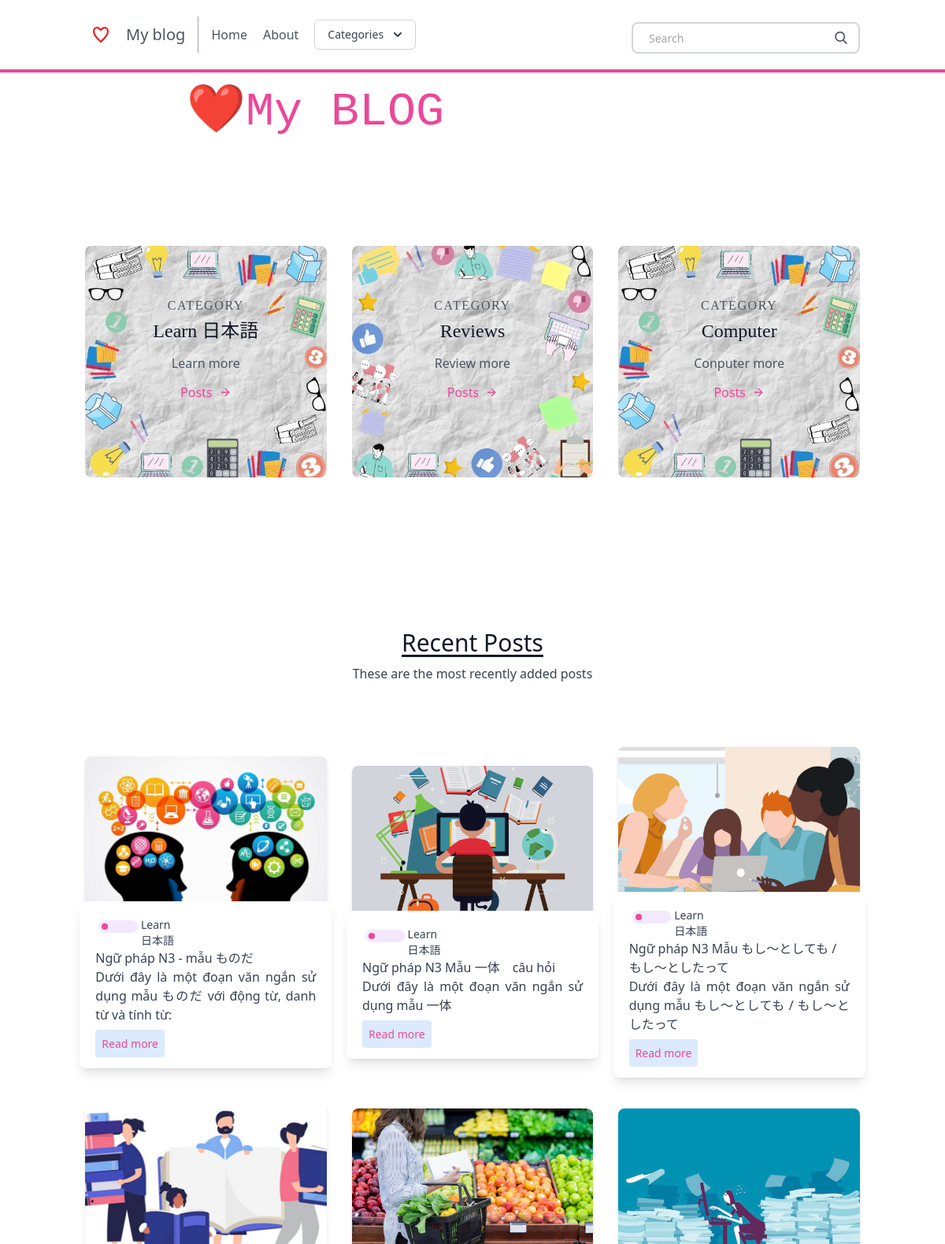
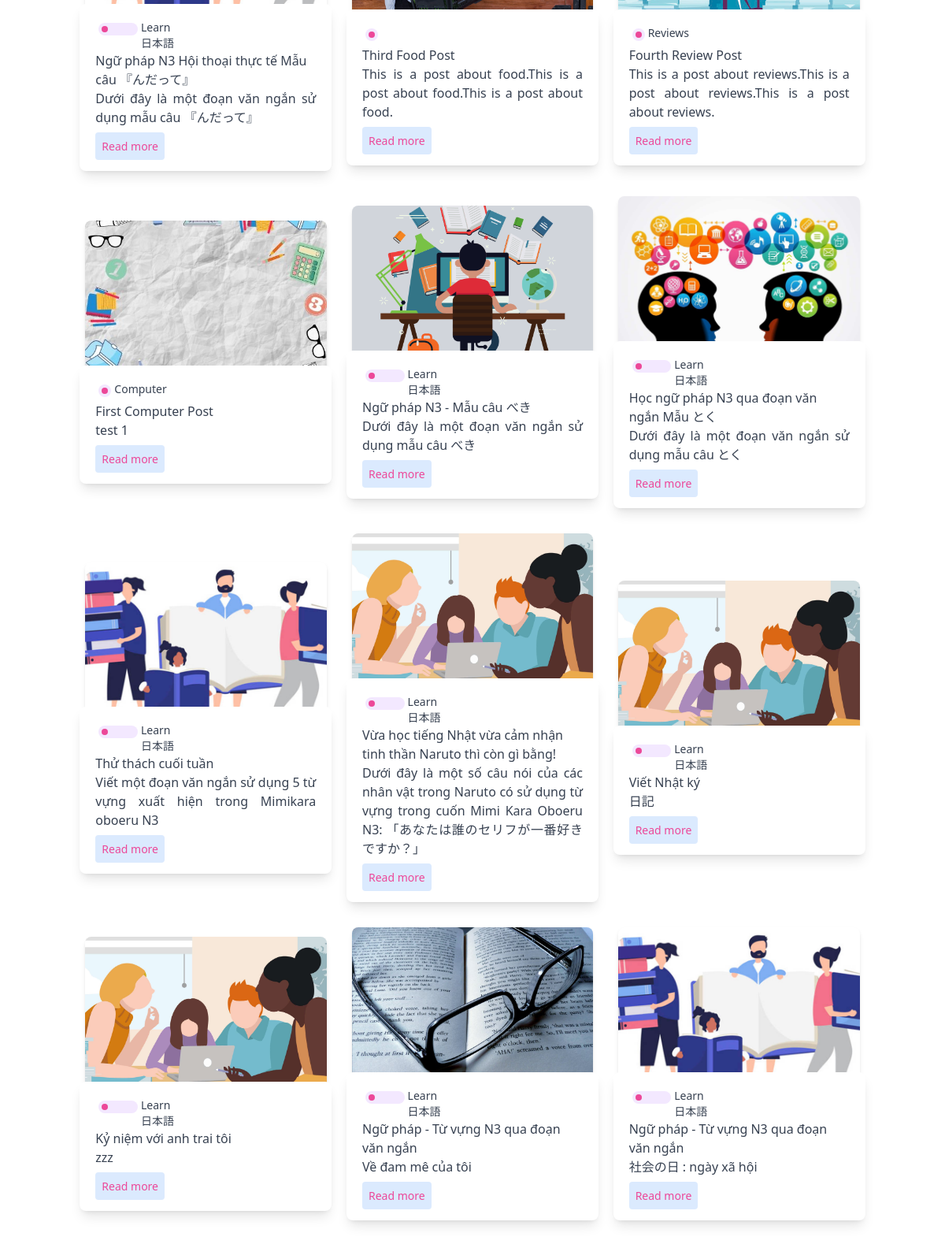
The page / (upper part) on the database its author committed (2 pictures, top to bottom).
### posts/models.py (models this page shows, shortened)
class Category(models.Model):
    title = models.CharField(max_length=20)
    subtitle = models.CharField(max_length=20)
    slug = models.SlugField()
    thumbnail = models.ImageField()

class Post(models.Model):
    title = models.CharField(max_length=100)
    slug = models.SlugField()
    overview = models.TextField()
    timestamp = models.DateTimeField(auto_now_add=True)
    content = models.TextField()
    author = models.ForeignKey(Author, on_delete=models.CASCADE)
    thumbnail = models.ImageField()
    categories = models.ManyToManyField(Category)
    featured = models.BooleanField()

### posts/views.py (the view)
# urls.py: path('', homepage, name = 'homepage'),
def homepage (request):
    categories = Category.objects.all()[0:3]
    featured = Post.objects.filter(featured=True)
    latest = Post.objects.order_by('-timestamp')[0:3]
    context= {
        'object_list': featured,
        'latest': latest,
        'categories':categories,
    }
    return render(request, 'homepage.html',context)

### posts/templatetags/markdown_extras.py (called while the page is built)
@register.simple_tag
def get_categories():
    return Category.objects.all()[0:3]

### templates/homepage.html (shortened to what this page needs)
{% extends 'base.html' %}
{% block content %}
    <div class="w-full bg-cover bg-center" >
      <div class="py-5 flex items-center justify-center h-full w-full">
        <h1 class="mb-6 font-mono text-4xl text-pink-500 md:text-6xl">
          ❤️My BLOG <br class="block md:hidden" />
          <span class="relative">
            <span class="h-15 pt-2 overflow-x-hidden whitespace-nowrap text-brand-accent">
            </span>
            <span
              class="cursor absolute -bottom-0 left-0 -top-1 inline-block bg-white w-full animate-type will-change"
            ></span>
          </span>
        </h1>
      </div>
    </div>
    <section class="text-gray-600 body-font ">
        <div class="container px-5 py-24 mx-auto">
          <div class="flex flex-wrap -m-4">
            {% for category in categories %}
            <div class="p-4 lg:w-1/3">
              <div class="transition ease-in-out delay-150 bg-blue-500 hover:-translate-y-1 hover:scale-110 hover:bg-indigo-500 duration-300 w-full bg-cover bg-center bg-gray-300 rounded-lg " style="background-image: url('{{ category.thumbnail.url }}')">
                <div class="h-full bg-white-900 bg-opacity-40 hover:bg-opacity-70 transition duration-300 ease-in-out px-8 pt-16 pb-24 rounded-lg overflow-hidden text-center relative">
                <h2 class="tracking-widest text-1xl title-font font-serif text-black-800 mb-1">
                  CATEGORY</h2>
                <h1 class="title-font sm:text-2xl text-xl font-serif text-gray-900 mb-3">
                  {{ category.title }}</h1>
                <p class="leading-relaxed mb-3">
                  {{ category.subtitle }}</p>
                <a href="{% url 'postlist' category.slug %}" class="rounded-lg hover:bg-pink-200 text-pink-500 inline-flex items-center">
                  Posts
                  <svg class="w-4 h-4 ml-2" viewBox="0 0 24 24" stroke="currentColor" stroke-width="2" fill="none" stroke-linecap="round" stroke-linejoin="round">
                    <path d="M5 12h14"></path>
                    <path d="M12 5l7 7-7 7"></path>
                  </svg>
                </a>
              </div>
              </div>
            </div>
            {% endfor %}
          </div>
        </div>
    </section>
<section class="blog text-gray-700 body-font">
      <div class="container px-5 py-24 mx-auto">
        <div class="flex flex-wrap w-full mb-20 flex-col items-center text-center">
          <h1 class="sm:text-3xl text-2xl font-medium title-font mb-2 text-gray-900 underline underline-offset-4">
            Recent Posts</h1>
          <p class="lg:w-1/2 w-full leading-relaxed text-base">
            These are the most recently added posts</p>
        </div>
        <div class="flex flex-wrap sm:-m-4 -mx-4 -mb-10 -mt-4">
          {% for obj in object_list %}
          <div class="p-4 md:w-1/3 md:mb-0 mb-6 flex flex-col justify-center items-center max-w-sm mx-auto">
            <div class="bg-gray-300 h-56 w-full rounded-lg shadow-md bg-cover bg-center"
            style="background-image: url('{{ obj.thumbnail.url }}')">
          </div>
            <div class=" w-70 bg-white -mt-10 shadow-lg rounded-lg overflow-hidden p-5">
              <div class="header-content inline-flex ">
                <div class="category-badge flex-1  h-4 w-4 m rounded-full m-1 bg-purple-100">
                  <div class="h-2 w-2 rounded-full m-1 bg-pink-500 " ></div>
                </div>
                {% for category in obj.categories.all %}
                <div class="category-title flex-1 text-sm">
                  {{ category.title }}
                </div>
                {% endfor %}
              </div>
                <div class="title-post font-medium">
                {{ obj.title }}
                </div>
                <div class="summary-post text-base text-justify">
                  {{ obj.overview }}
                </div>
                <div class="mt-3">
                <a href="{% url 'post' obj.slug %}" class="bg-blue-100 text-pink-500 rounded p-2 text-sm ">
                  Read more
                </a>
              </div>
            </div>
          </div>
          {% endfor %}
        </div>
      </div>
</section>
{% endblock content %}

### templates/homepage.html (style rules this page uses)
.cursor::after { display: block; content: ''; position: absolute; width: 4px; height: 100%; background-color: #fff; animation: cursor .6s linear infinite alternate; will-change: opacity; }
.w-70 { width: 20rem; }

### rows shown on the page
Category: thumbnail (picture), title "Learn 日本語", subtitle "Learn more"
Category: thumbnail (picture), title "Reviews", subtitle "Review more"
Category: thumbnail (picture), title "Computer", subtitle "Conputer more"
Post: thumbnail (picture), title "Ngữ pháp N3 - mẫu ものだ", overview "Dưới đây là một đoạn văn ngắn sử dụng mẫu ものだ với động từ, danh từ và tính từ:"
Post: thumbnail (picture), title "Ngữ pháp N3 Mẫu 一体 câu hỏi", overview "Dưới đây là một đoạn văn ngắn sử dụng mẫu 一体"
Post: thumbnail (picture), title "Ngữ pháp N3 Mẫu もし～としても / もし～としたって", overview "Dưới đây là một đoạn văn ngắn sử dụng mẫu もし～としても / もし～としたって"
Post: thumbnail (picture), title "Ngữ pháp N3 Hội thoại thực tế Mẫu câu 『んだって』", overview "Dưới đây là một đoạn văn ngắn sử dụng mẫu câu 『んだって』"
Post: thumbnail (picture), title "Third Food Post", overview "This is a post about food.This is a post about food.This is a post about food."
Post: thumbnail (picture), title "Fourth Review Post", overview "This is a post about reviews.This is a post about reviews.This is a post about reviews."
Post: thumbnail (picture), title "First Computer Post", overview "test 1"
Post: thumbnail (picture), title "Ngữ pháp N3 - Mẫu câu べき", overview "Dưới đây là một đoạn văn ngắn sử dụng mẫu câu べき"
Post: thumbnail (picture), title "Học ngữ pháp N3 qua đoạn văn ngắn Mẫu とく", overview "Dưới đây là một đoạn văn ngắn sử dụng mẫu câu とく"
Post: thumbnail (picture), title "Thử thách cuối tuần", overview "Viết một đoạn văn ngắn sử dụng 5 từ vựng xuất hiện trong Mimikara oboeru N3"
Post: thumbnail (picture), title "Vừa học tiếng Nhật vừa cảm nhận tinh thần Naruto thì còn gì bằng!", overview "Dưới đây là một số câu nói của các nhân vật trong Naruto có sử dụng từ vựng trong cuốn Mimi Kara Oboeru N3: 「あなたは誰のセリフが一番好きですか？」"
Post: thumbnail (picture), title "Viết Nhật ký", overview "日記"
Post: thumbnail (picture), title "Kỷ niệm với anh trai tôi", overview "zzz"
Post: thumbnail (picture), title "Ngữ pháp - Từ vựng N3 qua đoạn văn ngắn", overview "Về đam mê của tôi"
Post: thumbnail (picture), title "Ngữ pháp - Từ vựng N3 qua đoạn văn ngắn", overview "社会の日 : ngày xã hội"
